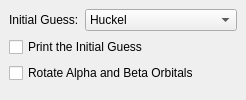
         <widget class="QWidget" name="moGuessWidget" >
          <layout class="QGridLayout" >
           <property name="margin" >
            <number>9</number>
           </property>
           <property name="spacing" >
            <number>6</number>
           </property>
           <item row="0" column="0" >
            <layout class="QHBoxLayout" >
             <property name="margin" >
              <number>0</number>
             </property>
             <property name="spacing" >
              <number>6</number>
             </property>
             <item>
              <widget class="QLabel" name="label_4" >
               <property name="text" >
                <string>Initial Guess:</string>
               </property>
               <property name="buddy" >
                <cstring>basicInCombo</cstring>
               </property>
              </widget>
             </item>
             <item>
              <widget class="QComboBox" name="moGuessInitialCombo" >
               <item>
                <property name="text" >
                 <string>Huckel</string>
                </property>
               </item>
               <item>
                <property name="text" >
                 <string>HCore</string>
                </property>
               </item>
               <item>
                <property name="text" >
                 <string>MO Read ($VEC)</string>
                </property>
               </item>
               <item>
                <property name="text" >
                 <string>MO Saved (DICTNRY)</string>
                </property>
               </item>
               <item>
                <property name="text" >
                 <string>Skip</string>
                </property>
               </item>
              </widget>
             </item>
             <item>
              <spacer>
               <property name="orientation" >
                <enum>Qt::Horizontal</enum>
               </property>
               <property name="sizeHint" >
                <size>
                 <width>0</width>
                 <height>20</height>
                </size>
               </property>
              </spacer>
             </item>
            </layout>
           </item>
           <item row="2" column="0" >
            <widget class="QCheckBox" name="moGuessRotateCheck" >
             <property name="text" >
              <string>Rotate Alpha and Beta Orbitals</string>
             </property>
            </widget>
           </item>
           <item row="1" column="0" >
            <widget class="QCheckBox" name="moGuessPrintCheck" >
             <property name="text" >
              <string>Print the Initial Guess</string>
             </property>
            </widget>
           </item>
           <item row="3" column="0" >
            <spacer>
             <property name="orientation" >
              <enum>Qt::Vertical</enum>
             </property>
             <property name="sizeHint" >
              <size>
               <width>20</width>
               <height>0</height>
              </size>
             </property>
            </spacer>
           </item>
          </layout>
         </widget>
